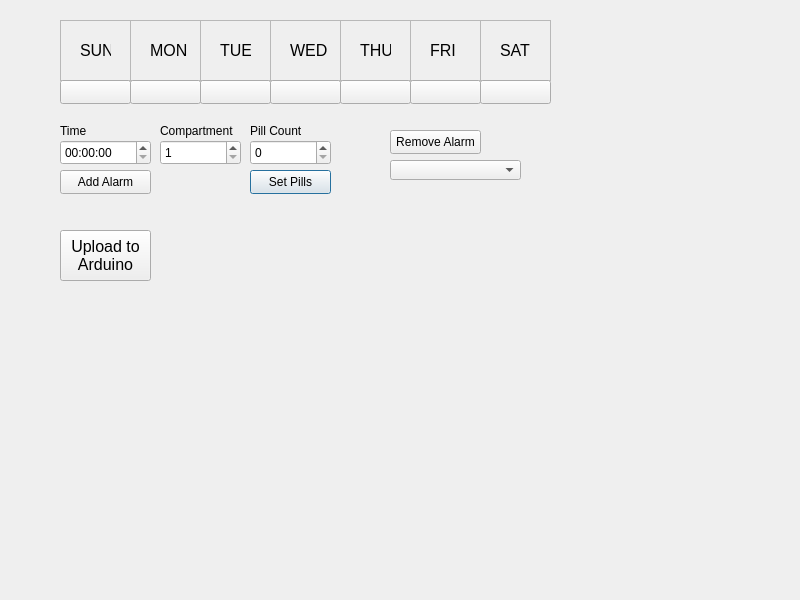
<?xml version="1.0" encoding="UTF-8"?>
<ui version="4.0">
 <class>Dialog</class>
 <widget class="QDialog" name="Dialog">
  <property name="geometry">
   <rect>
    <x>0</x>
    <y>0</y>
    <width>800</width>
    <height>600</height>
   </rect>
  </property>
  <property name="windowTitle">
   <string>Dialog</string>
  </property>
  <widget class="QTimeEdit" name="timeEdit">
   <property name="geometry">
    <rect>
     <x>60</x>
     <y>140</y>
     <width>91</width>
     <height>25</height>
    </rect>
   </property>
  </widget>
  <widget class="QFrame" name="frame_mon">
   <property name="geometry">
    <rect>
     <x>130</x>
     <y>20</y>
     <width>71</width>
     <height>61</height>
    </rect>
   </property>
   <property name="frameShape">
    <enum>QFrame::Shape::StyledPanel</enum>
   </property>
   <property name="frameShadow">
    <enum>QFrame::Shadow::Raised</enum>
   </property>
   <widget class="QFrame" name="frame_4">
    <property name="geometry">
     <rect>
      <x>70</x>
      <y>0</y>
      <width>71</width>
      <height>61</height>
     </rect>
    </property>
    <property name="frameShape">
     <enum>QFrame::Shape::StyledPanel</enum>
    </property>
    <property name="frameShadow">
     <enum>QFrame::Shadow::Raised</enum>
    </property>
    <widget class="QLabel" name="label_5">
     <property name="geometry">
      <rect>
       <x>10</x>
       <y>20</y>
       <width>51</width>
       <height>21</height>
      </rect>
     </property>
     <property name="text">
      <string>Monday</string>
     </property>
    </widget>
   </widget>
   <widget class="QFrame" name="frame_8">
    <property name="geometry">
     <rect>
      <x>70</x>
      <y>0</y>
      <width>71</width>
      <height>61</height>
     </rect>
    </property>
    <property name="frameShape">
     <enum>QFrame::Shape::StyledPanel</enum>
    </property>
    <property name="frameShadow">
     <enum>QFrame::Shadow::Raised</enum>
    </property>
    <widget class="QLabel" name="label_9">
     <property name="geometry">
      <rect>
       <x>10</x>
       <y>20</y>
       <width>51</width>
       <height>21</height>
      </rect>
     </property>
     <property name="text">
      <string>Monday</string>
     </property>
    </widget>
   </widget>
   <widget class="QLabel" name="label_6">
    <property name="geometry">
     <rect>
      <x>20</x>
      <y>20</y>
      <width>41</width>
      <height>21</height>
     </rect>
    </property>
    <property name="text">
     <string>&lt;html&gt;&lt;head/&gt;&lt;body&gt;&lt;p&gt;&lt;span style=&quot; font-size:12pt;&quot;&gt;MON&lt;/span&gt;&lt;/p&gt;&lt;/body&gt;&lt;/html&gt;</string>
    </property>
   </widget>
  </widget>
  <widget class="QFrame" name="frame_tue">
   <property name="geometry">
    <rect>
     <x>200</x>
     <y>20</y>
     <width>71</width>
     <height>61</height>
    </rect>
   </property>
   <property name="frameShape">
    <enum>QFrame::Shape::StyledPanel</enum>
   </property>
   <property name="frameShadow">
    <enum>QFrame::Shadow::Raised</enum>
   </property>
   <widget class="QLabel" name="label_2">
    <property name="geometry">
     <rect>
      <x>20</x>
      <y>20</y>
      <width>31</width>
      <height>21</height>
     </rect>
    </property>
    <property name="text">
     <string>&lt;html&gt;&lt;head/&gt;&lt;body&gt;&lt;p&gt;&lt;span style=&quot; font-size:12pt;&quot;&gt;TUE&lt;/span&gt;&lt;/p&gt;&lt;/body&gt;&lt;/html&gt;</string>
    </property>
   </widget>
  </widget>
  <widget class="QFrame" name="frame_wed">
   <property name="geometry">
    <rect>
     <x>270</x>
     <y>20</y>
     <width>71</width>
     <height>61</height>
    </rect>
   </property>
   <property name="frameShape">
    <enum>QFrame::Shape::StyledPanel</enum>
   </property>
   <property name="frameShadow">
    <enum>QFrame::Shadow::Raised</enum>
   </property>
   <widget class="QLabel" name="label_10">
    <property name="geometry">
     <rect>
      <x>20</x>
      <y>20</y>
      <width>41</width>
      <height>21</height>
     </rect>
    </property>
    <property name="text">
     <string>&lt;html&gt;&lt;head/&gt;&lt;body&gt;&lt;p&gt;&lt;span style=&quot; font-size:12pt;&quot;&gt;WED&lt;/span&gt;&lt;/p&gt;&lt;/body&gt;&lt;/html&gt;</string>
    </property>
   </widget>
   <widget class="QFrame" name="frame_11">
    <property name="geometry">
     <rect>
      <x>70</x>
      <y>0</y>
      <width>71</width>
      <height>61</height>
     </rect>
    </property>
    <property name="frameShape">
     <enum>QFrame::Shape::StyledPanel</enum>
    </property>
    <property name="frameShadow">
     <enum>QFrame::Shadow::Raised</enum>
    </property>
    <widget class="QLabel" name="label_12">
     <property name="geometry">
      <rect>
       <x>10</x>
       <y>20</y>
       <width>51</width>
       <height>21</height>
      </rect>
     </property>
     <property name="text">
      <string>Monday</string>
     </property>
    </widget>
   </widget>
   <widget class="QFrame" name="frame_15">
    <property name="geometry">
     <rect>
      <x>70</x>
      <y>0</y>
      <width>71</width>
      <height>61</height>
     </rect>
    </property>
    <property name="frameShape">
     <enum>QFrame::Shape::StyledPanel</enum>
    </property>
    <property name="frameShadow">
     <enum>QFrame::Shadow::Raised</enum>
    </property>
    <widget class="QLabel" name="label_16">
     <property name="geometry">
      <rect>
       <x>10</x>
       <y>20</y>
       <width>51</width>
       <height>21</height>
      </rect>
     </property>
     <property name="text">
      <string>Monday</string>
     </property>
    </widget>
   </widget>
  </widget>
  <widget class="QFrame" name="frame_thu">
   <property name="geometry">
    <rect>
     <x>340</x>
     <y>20</y>
     <width>71</width>
     <height>61</height>
    </rect>
   </property>
   <property name="frameShape">
    <enum>QFrame::Shape::StyledPanel</enum>
   </property>
   <property name="frameShadow">
    <enum>QFrame::Shadow::Raised</enum>
   </property>
   <widget class="QLabel" name="label_17">
    <property name="geometry">
     <rect>
      <x>20</x>
      <y>20</y>
      <width>31</width>
      <height>21</height>
     </rect>
    </property>
    <property name="text">
     <string>&lt;html&gt;&lt;head/&gt;&lt;body&gt;&lt;p&gt;&lt;span style=&quot; font-size:12pt;&quot;&gt;THU&lt;/span&gt;&lt;/p&gt;&lt;/body&gt;&lt;/html&gt;</string>
    </property>
   </widget>
  </widget>
  <widget class="QSpinBox" name="cmpt_input">
   <property name="geometry">
    <rect>
     <x>160</x>
     <y>140</y>
     <width>81</width>
     <height>25</height>
    </rect>
   </property>
   <property name="minimum">
    <number>1</number>
   </property>
   <property name="maximum">
    <number>12</number>
   </property>
  </widget>
  <widget class="QPushButton" name="addpills_button">
   <property name="geometry">
    <rect>
     <x>250</x>
     <y>170</y>
     <width>81</width>
     <height>24</height>
    </rect>
   </property>
   <property name="text">
    <string>Set Pills</string>
   </property>
  </widget>
  <widget class="QPushButton" name="AddAlarm_Button">
   <property name="geometry">
    <rect>
     <x>60</x>
     <y>170</y>
     <width>91</width>
     <height>24</height>
    </rect>
   </property>
   <property name="text">
    <string>Add Alarm</string>
   </property>
  </widget>
  <widget class="QLabel" name="label_7">
   <property name="geometry">
    <rect>
     <x>160</x>
     <y>120</y>
     <width>81</width>
     <height>21</height>
    </rect>
   </property>
   <property name="text">
    <string>Compartment</string>
   </property>
  </widget>
  <widget class="QLabel" name="label_18">
   <property name="geometry">
    <rect>
     <x>60</x>
     <y>120</y>
     <width>51</width>
     <height>21</height>
    </rect>
   </property>
   <property name="text">
    <string>Time</string>
   </property>
  </widget>
  <widget class="QFrame" name="frame_fri">
   <property name="geometry">
    <rect>
     <x>410</x>
     <y>20</y>
     <width>71</width>
     <height>61</height>
    </rect>
   </property>
   <property name="frameShape">
    <enum>QFrame::Shape::StyledPanel</enum>
   </property>
   <property name="frameShadow">
    <enum>QFrame::Shadow::Raised</enum>
   </property>
   <widget class="QLabel" name="label_19">
    <property name="geometry">
     <rect>
      <x>20</x>
      <y>20</y>
      <width>41</width>
      <height>21</height>
     </rect>
    </property>
    <property name="text">
     <string>&lt;html&gt;&lt;head/&gt;&lt;body&gt;&lt;p&gt;&lt;span style=&quot; font-size:12pt;&quot;&gt;FRI&lt;/span&gt;&lt;/p&gt;&lt;/body&gt;&lt;/html&gt;</string>
    </property>
   </widget>
  </widget>
  <widget class="QFrame" name="frame_sat">
   <property name="geometry">
    <rect>
     <x>480</x>
     <y>20</y>
     <width>71</width>
     <height>61</height>
    </rect>
   </property>
   <property name="frameShape">
    <enum>QFrame::Shape::StyledPanel</enum>
   </property>
   <property name="frameShadow">
    <enum>QFrame::Shadow::Raised</enum>
   </property>
   <widget class="QLabel" name="label_20">
    <property name="geometry">
     <rect>
      <x>20</x>
      <y>20</y>
      <width>31</width>
      <height>21</height>
     </rect>
    </property>
    <property name="text">
     <string>&lt;html&gt;&lt;head/&gt;&lt;body&gt;&lt;p&gt;&lt;span style=&quot; font-size:12pt;&quot;&gt;SAT&lt;/span&gt;&lt;/p&gt;&lt;/body&gt;&lt;/html&gt;</string>
    </property>
   </widget>
  </widget>
  <widget class="QFrame" name="frame_sun">
   <property name="geometry">
    <rect>
     <x>60</x>
     <y>20</y>
     <width>71</width>
     <height>61</height>
    </rect>
   </property>
   <property name="frameShape">
    <enum>QFrame::Shape::StyledPanel</enum>
   </property>
   <property name="frameShadow">
    <enum>QFrame::Shadow::Raised</enum>
   </property>
   <widget class="QLabel" name="label_21">
    <property name="geometry">
     <rect>
      <x>20</x>
      <y>20</y>
      <width>31</width>
      <height>21</height>
     </rect>
    </property>
    <property name="text">
     <string>&lt;html&gt;&lt;head/&gt;&lt;body&gt;&lt;p&gt;&lt;span style=&quot; font-size:12pt;&quot;&gt;SUN&lt;/span&gt;&lt;/p&gt;&lt;/body&gt;&lt;/html&gt;</string>
    </property>
   </widget>
  </widget>
  <widget class="QPushButton" name="button_sun">
   <property name="geometry">
    <rect>
     <x>60</x>
     <y>80</y>
     <width>71</width>
     <height>24</height>
    </rect>
   </property>
   <property name="text">
    <string/>
   </property>
  </widget>
  <widget class="QLabel" name="label_8">
   <property name="geometry">
    <rect>
     <x>250</x>
     <y>120</y>
     <width>51</width>
     <height>21</height>
    </rect>
   </property>
   <property name="text">
    <string>Pill Count</string>
   </property>
  </widget>
  <widget class="QSpinBox" name="pill_count_input">
   <property name="geometry">
    <rect>
     <x>250</x>
     <y>140</y>
     <width>81</width>
     <height>25</height>
    </rect>
   </property>
   <property name="maximum">
    <number>12</number>
   </property>
  </widget>
  <widget class="QStackedWidget" name="stack_week">
   <property name="geometry">
    <rect>
     <x>380</x>
     <y>160</y>
     <width>171</width>
     <height>221</height>
    </rect>
   </property>
   <property name="currentIndex">
    <number>0</number>
   </property>
   <widget class="QWidget" name="Sunday">
    <widget class="QComboBox" name="combo_alarms">
     <property name="geometry">
      <rect>
       <x>10</x>
       <y>0</y>
       <width>131</width>
       <height>20</height>
      </rect>
     </property>
    </widget>
    <widget class="QStackedWidget" name="stack_pills">
     <property name="geometry">
      <rect>
       <x>0</x>
       <y>20</y>
       <width>191</width>
       <height>181</height>
      </rect>
     </property>
     <property name="currentIndex">
      <number>-1</number>
     </property>
    </widget>
   </widget>
   <widget class="QWidget" name="page_2">
    <widget class="QComboBox" name="combo_alarms_4">
     <property name="geometry">
      <rect>
       <x>10</x>
       <y>0</y>
       <width>131</width>
       <height>20</height>
      </rect>
     </property>
    </widget>
    <widget class="QStackedWidget" name="stack_pills_4">
     <property name="geometry">
      <rect>
       <x>0</x>
       <y>20</y>
       <width>191</width>
       <height>181</height>
      </rect>
     </property>
     <property name="currentIndex">
      <number>-1</number>
     </property>
    </widget>
   </widget>
   <widget class="QWidget" name="page_3">
    <widget class="QComboBox" name="combo_alarms_5">
     <property name="geometry">
      <rect>
       <x>10</x>
       <y>0</y>
       <width>131</width>
       <height>20</height>
      </rect>
     </property>
    </widget>
    <widget class="QStackedWidget" name="stack_pills_5">
     <property name="geometry">
      <rect>
       <x>0</x>
       <y>20</y>
       <width>191</width>
       <height>181</height>
      </rect>
     </property>
     <property name="currentIndex">
      <number>-1</number>
     </property>
    </widget>
   </widget>
   <widget class="QWidget" name="page_4">
    <widget class="QComboBox" name="combo_alarms_6">
     <property name="geometry">
      <rect>
       <x>10</x>
       <y>0</y>
       <width>131</width>
       <height>20</height>
      </rect>
     </property>
    </widget>
    <widget class="QStackedWidget" name="stack_pills_6">
     <property name="geometry">
      <rect>
       <x>-10</x>
       <y>20</y>
       <width>191</width>
       <height>181</height>
      </rect>
     </property>
     <property name="currentIndex">
      <number>-1</number>
     </property>
    </widget>
   </widget>
   <widget class="QWidget" name="page">
    <widget class="QComboBox" name="combo_alarms_3">
     <property name="geometry">
      <rect>
       <x>10</x>
       <y>0</y>
       <width>131</width>
       <height>20</height>
      </rect>
     </property>
    </widget>
    <widget class="QStackedWidget" name="stack_pills_3">
     <property name="geometry">
      <rect>
       <x>0</x>
       <y>20</y>
       <width>191</width>
       <height>181</height>
      </rect>
     </property>
     <property name="currentIndex">
      <number>-1</number>
     </property>
    </widget>
   </widget>
   <widget class="QWidget" name="page_5">
    <widget class="QComboBox" name="combo_alarms_7">
     <property name="geometry">
      <rect>
       <x>10</x>
       <y>0</y>
       <width>131</width>
       <height>20</height>
      </rect>
     </property>
    </widget>
    <widget class="QStackedWidget" name="stack_pills_7">
     <property name="geometry">
      <rect>
       <x>0</x>
       <y>20</y>
       <width>191</width>
       <height>181</height>
      </rect>
     </property>
     <property name="currentIndex">
      <number>-1</number>
     </property>
    </widget>
   </widget>
   <widget class="QWidget" name="page_6">
    <widget class="QComboBox" name="combo_alarms_8">
     <property name="geometry">
      <rect>
       <x>10</x>
       <y>0</y>
       <width>131</width>
       <height>20</height>
      </rect>
     </property>
    </widget>
    <widget class="QStackedWidget" name="stack_pills_8">
     <property name="geometry">
      <rect>
       <x>0</x>
       <y>20</y>
       <width>191</width>
       <height>181</height>
      </rect>
     </property>
     <property name="currentIndex">
      <number>-1</number>
     </property>
    </widget>
   </widget>
  </widget>
  <widget class="QPushButton" name="button_mon">
   <property name="geometry">
    <rect>
     <x>130</x>
     <y>80</y>
     <width>71</width>
     <height>24</height>
    </rect>
   </property>
   <property name="text">
    <string/>
   </property>
  </widget>
  <widget class="QPushButton" name="button_tue">
   <property name="geometry">
    <rect>
     <x>200</x>
     <y>80</y>
     <width>71</width>
     <height>24</height>
    </rect>
   </property>
   <property name="text">
    <string/>
   </property>
  </widget>
  <widget class="QPushButton" name="button_wed">
   <property name="geometry">
    <rect>
     <x>270</x>
     <y>80</y>
     <width>71</width>
     <height>24</height>
    </rect>
   </property>
   <property name="text">
    <string/>
   </property>
  </widget>
  <widget class="QPushButton" name="button_thu">
   <property name="geometry">
    <rect>
     <x>340</x>
     <y>80</y>
     <width>71</width>
     <height>24</height>
    </rect>
   </property>
   <property name="text">
    <string/>
   </property>
  </widget>
  <widget class="QPushButton" name="button_fri">
   <property name="geometry">
    <rect>
     <x>410</x>
     <y>80</y>
     <width>71</width>
     <height>24</height>
    </rect>
   </property>
   <property name="text">
    <string/>
   </property>
  </widget>
  <widget class="QPushButton" name="button_sat">
   <property name="geometry">
    <rect>
     <x>480</x>
     <y>80</y>
     <width>71</width>
     <height>24</height>
    </rect>
   </property>
   <property name="text">
    <string/>
   </property>
  </widget>
  <widget class="QPushButton" name="removealarm_button_2">
   <property name="geometry">
    <rect>
     <x>390</x>
     <y>130</y>
     <width>91</width>
     <height>24</height>
    </rect>
   </property>
   <property name="text">
    <string>Remove Alarm</string>
   </property>
  </widget>
  <widget class="QPushButton" name="arduino_button">
   <property name="geometry">
    <rect>
     <x>60</x>
     <y>230</y>
     <width>91</width>
     <height>51</height>
    </rect>
   </property>
   <property name="text">
    <string/>
   </property>
  </widget>
  <widget class="QLabel" name="label">
   <property name="geometry">
    <rect>
     <x>70</x>
     <y>190</y>
     <width>71</width>
     <height>131</height>
    </rect>
   </property>
   <property name="text">
    <string>&lt;html&gt;&lt;head/&gt;&lt;body&gt;&lt;p align=&quot;center&quot;&gt;&lt;span style=&quot; font-size:12pt;&quot;&gt;Upload to &lt;br/&gt;Arduino&lt;/span&gt;&lt;/p&gt;&lt;/body&gt;&lt;/html&gt;</string>
   </property>
  </widget>
 </widget>
 <resources/>
 <connections>
  <connection>
   <sender>AddAlarm_Button</sender>
   <signal>clicked()</signal>
   <receiver>Dialog</receiver>
   <slot>update()</slot>
   <hints>
    <hint type="sourcelabel">
     <x>196</x>
     <y>184</y>
    </hint>
    <hint type="destinationlabel">
     <x>292</x>
     <y>248</y>
    </hint>
   </hints>
  </connection>
 </connections>
</ui>
